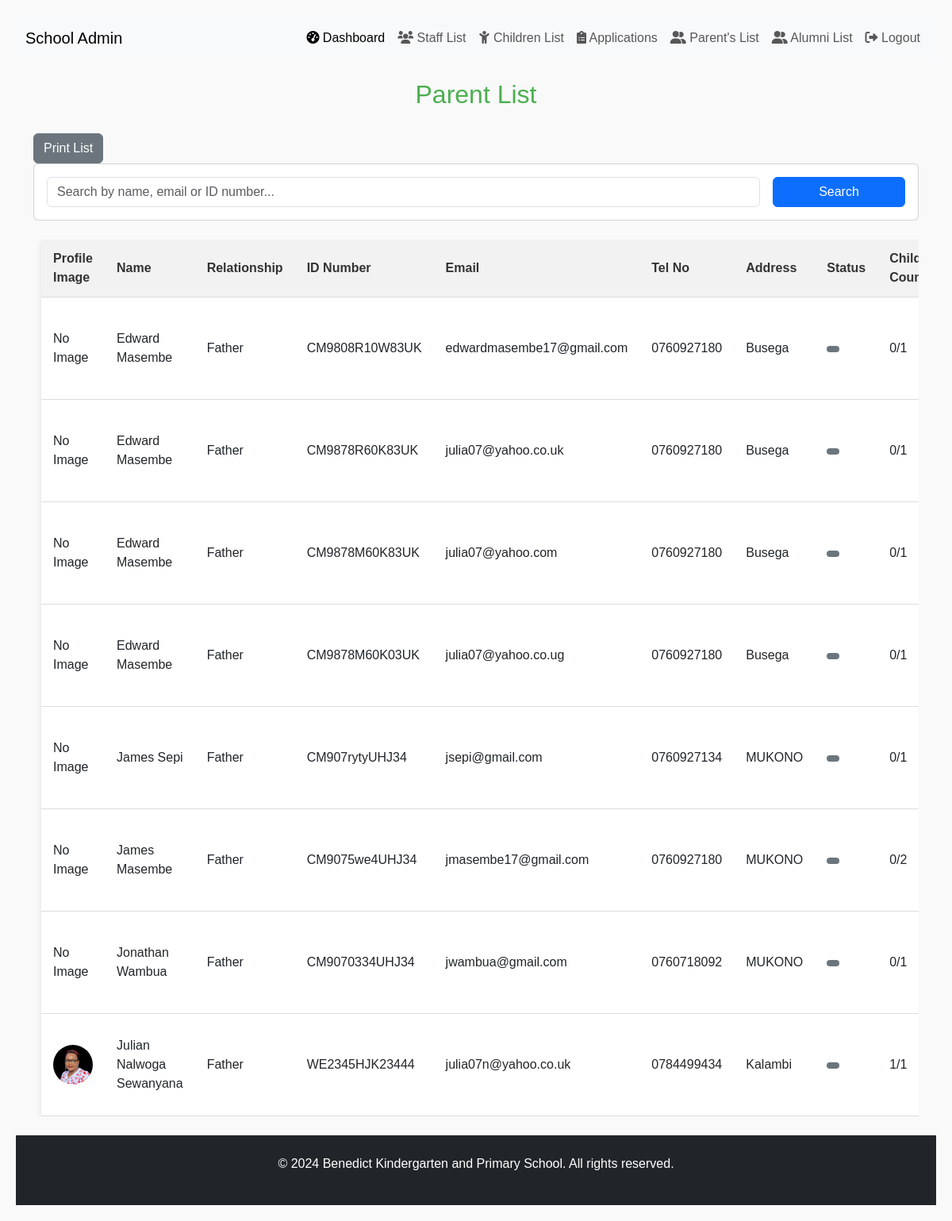
/benedict_school/parents/ (signed in), run on an earlier commit of the app's database.
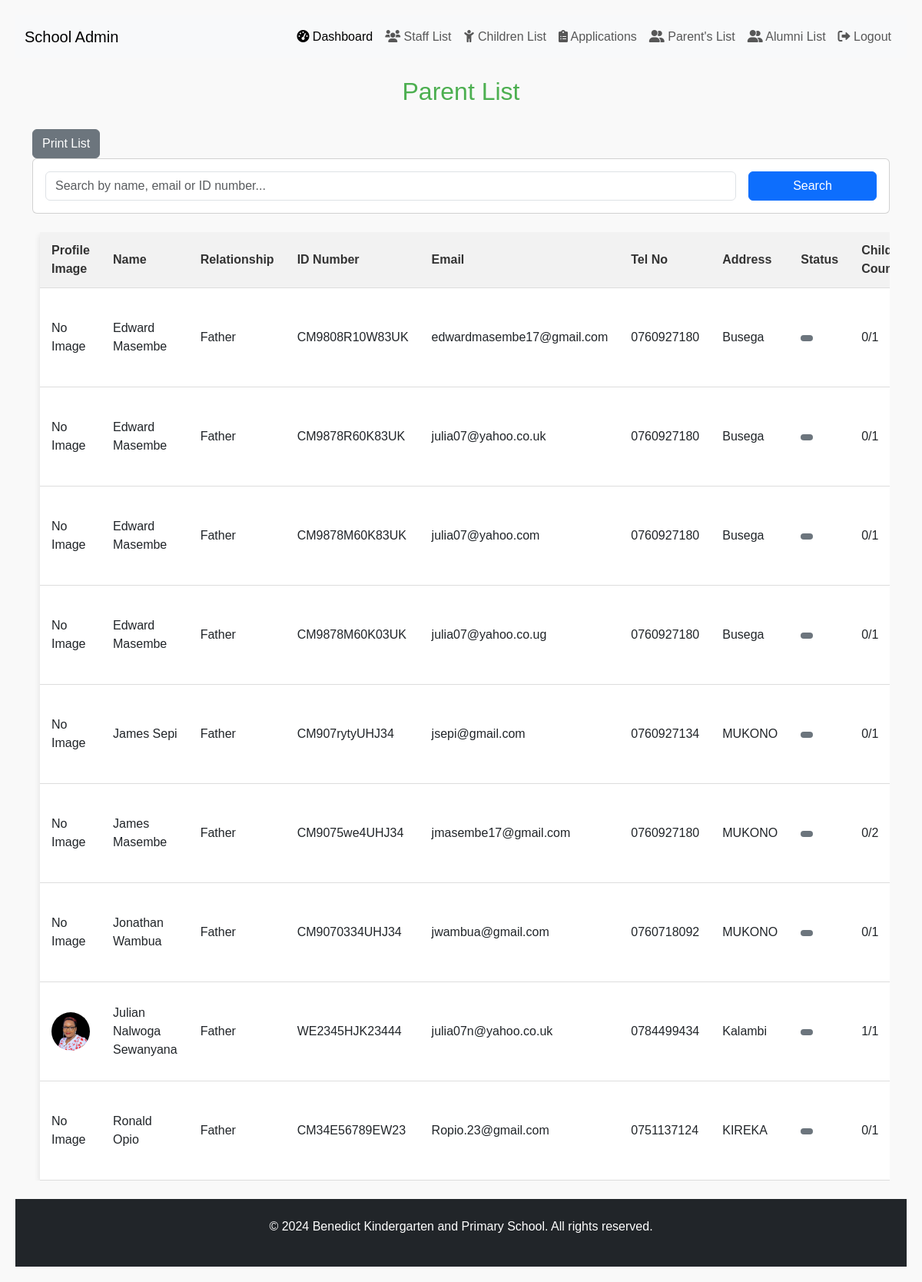
And on a later commit of the database.
### benedict_school/models.py (models this page shows, shortened)
class Parent(models.Model):
    first_name = models.CharField(max_length=50, default='')
    last_name = models.CharField(max_length=50, default='')
    RELATIONSHIP_TYPES = [
        ('mother', 'Mother'),
        ('father', 'Father'),
        ('guardian', 'Guardian'),
        ('relative', 'Relative'),
    ]
    relationship_type = models.CharField(
        max_length=20,
        choices=RELATIONSHIP_TYPES,
        default='father'
    )
    sex = models.CharField(
        max_length=10,
        choices=[("male", "Male"), ("female", "Female")],
        default="male"
    )
    ID_number = models.CharField(max_length=14, unique=True, null=False)
    email = models.EmailField(unique=True)
    tel_no = models.CharField(max_length=15, default='')
    address = models.CharField(max_length=100)
    parent_image = models.ImageField(upload_to="parent_images/", null=True, blank=True)
    num_children = models.PositiveIntegerField(default=1)
    STATUS_CHOICES = [
        ('active', 'Active'),
        ('alumni', 'Alumni'),
    ]
    status = models.CharField(
        max_length=20,
        choices=STATUS_CHOICES,
        default='active'
    )
    alumni_date = models.DateField(null=True, blank=True)
    reason_for_leaving = models.TextField(blank=True, null=True)

### benedict_school/views.py (the view, shortened to what this page needs)
# urls.py: path('parents/', views.parent_list, name='parent-list'),
@user_passes_test(is_admin, login_url='/admin-login/')
def parent_list(request):
    parent_list = Parent.objects.all().order_by('first_name')
    search_query = request.GET.get('search', '')
    page = request.GET.get('page', 1)
    paginator = Paginator(parent_list, 10)  # Show 10 parents per page
    try:
        parents = paginator.page(page)
    except PageNotAnInteger:
        parents = paginator.page(1)
    except EmptyPage:
        parents = paginator.page(paginator.num_pages)
    context = {
        'parents': parents,
        'page_obj': parents,  # For compatibility with your template
        'is_paginated': parents.has_other_pages(),
        'search_query': search_query,
    }
    return render(request, 'parent_list.html', context)

### benedict_school/context_processors.py (called while the page is built)
def google_maps_api_key(request):
    return {'GOOGLE_MAPS_API_KEY': getattr(settings, 'GOOGLE_MAPS_API_KEY', '')}

### benedict_school/views.py (called while the page is built)
def is_admin(user):
    return user.is_authenticated and user.is_staff  # Checks if user is admin

### benedict_school/templates/parent_list.html (shortened to what this page needs)
{% extends "admin_base.html" %}
{% load static %}
{% load django_bootstrap5 %}
{% block content %}
<body>
    <h2>Parent List</h2>
    <div>
        <button onclick="window.print()" class="btn btn-secondary me-2 no-print">
             Print List
        </button>
    </div>
    <div class="card mb-4 no-print">
        <div class="card-body">
            <form method="get" class="row g-3">
                <div class="col-md-10">
                    <input type="text"
                           name="search"
                           class="form-control"
                           placeholder="Search by name, email or ID number..."
                           value="{{ request.GET.search|default:'' }}">
                </div>
                <div class="col-md-2">
                    <div class="d-grid gap-2">
                        <button type="submit" class="btn btn-primary">Search</button>
                    </div>
                </div>
            </form>
        </div>
    </div>
    <div class="table-container">
        <table>
            <thead>
                <tr>
                    <th>Profile Image</th>
                    <th>Name</th>
                    <th>Relationship</th>
                    <th>ID Number</th>
                    <th>Email</th>
                    <th>Tel No</th>
                    <th>Address</th>
                    <th>Status</th>
                    <th>Children Count</th>
                </tr>
            </thead>
            <tbody>
                {% for parent in parents %}
                <tr>
                    <td>
                        {% if parent.parent_image %}
                            <img src="{{ parent.parent_image.url }}" alt="{{ parent.first_name }}'s profile image" class="profile-img">
                        {% else %}
                            <span>No Image</span>
                        {% endif %}
                    </td>
                    <td>{{ parent.first_name }} {{ parent.last_name }}</td>
                    <td>{{ parent.get_relationship_type_display }}</td>
                    <td>{{ parent.ID_number }}</td>
                    <td>{{ parent.email }}</td>
                    <td>{{ parent.tel_no}} </td>
                    <td>{{ parent.address }}</td>
                    <td>
                        <span class="badge
                            {% if application.child.status == 'active' %}
                                bg-success
                            {% else %}
                                bg-secondary
                            {% endif %}
                        ">
                        </span>
                    </td>
                    <td>{{ parent.children.count }}/{{ parent.num_children }}</td>
                </tr>
                {% endfor %}
            </tbody>
        </table>
</body>
{% endblock %}

What changed in the data, as far as the page shows it:
added Parent: parent_image "No Image", first_name "Ronald", last_name "Opio", relationship_type "Father", ID_number "CM34E56789EW23", email "Ropio.23@gmail.com", tel_no "0751137124", address "KIREKA", children.count "0", num_children "1"
